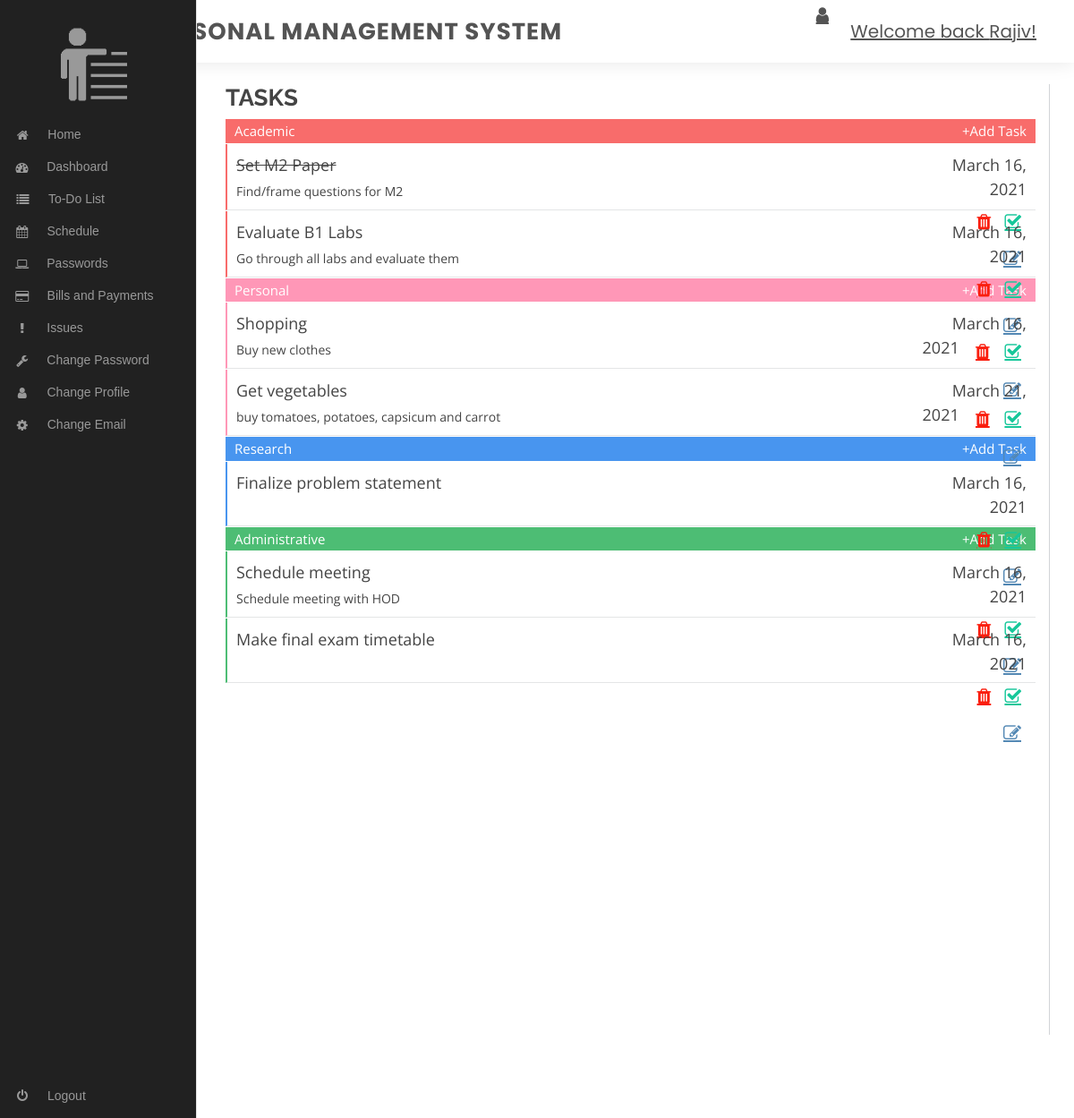
The page /todolist/ (signed in) on the database its author committed.
### todolist/models.py (models this page shows, shortened)
class ToDoList(models.Model):
	user = models.ForeignKey(User,on_delete=models.CASCADE)
	taskName = models.CharField(max_length=10000)
	taskDescription = models.CharField(max_length=10000,blank=True)
	date_added = models.DateTimeField(auto_now_add=True)
	taskTypes_list = (('Academic','Academic'),('Administrative', 'Administrative'),('Personal','Personal'),('Research','Research'))
	taskType = models.CharField(max_length=255,choices=taskTypes_list,default='Academic')
	mark_as_complete = models.BooleanField(default=False)

### todolist/views.py (the view, shortened to what this page needs)
# urls.py: path('todolist/',CreateToDoListView.as_view()),
class CreateToDoListView(TemplateView):
	def get(self, request):
		if request.user.is_authenticated:
			context={}
			current_todo = self.get_current_todolist(request)
			if current_todo is not None:
				context=self.sortCurrentTodo(current_todo)
			form = ToDoListForm()
			context['form']=form
			return  render(request,'todolistdisplay.html',context)
		else:
			return redirect(settings.LOGIN_REDIRECT_URL)
	def get_current_todolist(self,request):
		response=ToDoList.objects.filter(user=request.user.id)
		if response is None:
			return None
		else:
			return response
	def sortCurrentTodo(self,current_todo):
		sortedCurrentTodo={'Academic':list([]),'Administrative': list([]),'Personal':list([]),'Research':list([])}
		for task in current_todo:
			sortedCurrentTodo[task.taskType].append(task)
		return sortedCurrentTodo

### todolist/templates/todolistdisplay.html (shortened to what this page needs)
{% load static %}
<html lang="en">
	<head>
		<link href="{% static 'assets/vendor/animate.css/animate.min.css'%}" rel="stylesheet">
		<link href="{% static 'assets/vendor/bootstrap/css/bootstrap.min.css'%}" rel="stylesheet">
		<link href="{% static 'assets/vendor/bootstrap-icons/bootstrap-icons.css'%}" rel="stylesheet">
		<link href="{% static 'assets/vendor/boxicons/css/boxicons.min.css'%}" rel="stylesheet">
		<link href="{% static 'assets/vendor/glightbox/css/glightbox.min.css'%}" rel="stylesheet">
		<link href="{% static 'assets/vendor/swiper/swiper-bundle.min.css'%}" rel="stylesheet">
		<link rel="stylesheet" href="https://stackpath.bootstrapcdn.com/font-awesome/4.7.0/css/font-awesome.min.css">
		<link href="{% static 'assets/css/style.css''%}" rel="stylesheet">
	</head>
	<body>
		<header id="header" class="d-flex align-items-center">
			<div class="container d-flex justify-content-between align-items-center">
				<div class="logo">
					<h1>
						<a id="problematic_a" href="/">Personal Management System</a>
					</h1>
				</div>
				<div id="navbar_div" class="navbar_div">
					<a class="welcomeback" href="/"><i class="fa fa-user fa-2x" aria-hidden="true"></i>Welcome back {{request.user.username|title}}!</a>
				</div>
			</div>
		</header>
		<nav class="main-menu">
			<img class="mainmenu-icon" src="{% static 'mainmenulogo.png'%}"	 alt=""></img>
            <ul>
                <li>
                    <a href="/">
                        <i class="fa fa-home fa-2x"></i>
                        <span class="nav-text">
                            Home
                        </span>
                    </a>
                </li>
                <li>
                    <a href="{% url 'dashboard:dashboard_page' %}">
                        <i class="fa fa-tachometer fa-2x"></i>
                        <span class="nav-text">
                            Dashboard
                        </span>
                    </a>
                </li>
                <li class="has-subnav">
                    <a href="/todolist">
                        <i class="fa fa-list fa-2x"></i>
                        <span class="nav-text">
                            To-Do List
                        </span>
                    </a>
                </li>
                <li class="has-subnav">
                    <a href="#">
                       <i class="fa fa-calendar fa-2x"></i>
                        <span class="nav-text">
                            Schedule
                        </span>
                    </a>
                </li>
                <li class="has-subnav">
                    <a href="/passwords">
                       <i class="fa fa-laptop fa-2x"></i>
                        <span class="nav-text">
                            Passwords
                        </span>
                    </a>
                </li>
                <li>
                    <a href="#">
                        <i class="fa fa-credit-card fa-2x"></i>
                        <span class="nav-text">
                            Bills and Payments
                        </span>
                    </a>
                </li>
                <li>
                    <a href="#">
                        <i class="fa fa-exclamation fa-2x"></i>
                        <span class="nav-text">
                           Issues
                        </span>
                    </a>
                </li>
                <li>
                   <a href="{% url 'accounts:change_password' %}">
                       <i class="fa fa-wrench fa-2x"></i>
                        <span class="nav-text">
                            Change Password
                        </span>
                    </a>
                </li>
                <li>
                   <a href="{% url 'accounts:change_profile' %}">
                        <i class="fa fa-user fa-2x"></i>
                        <span class="nav-text">
                            Change Profile
                        </span>
                    </a>
                </li>
                <li>
                    <a href="{% url 'accounts:change_email' %}">
                       <i class="fa fa-cog fa-2x"></i>
                        <span class="nav-text">
                            Change Email
                        </span>
                    </a>
                </li>
            </ul>
            <ul class="logout">
                <li>
                   <a href="{% url 'accounts:log_out' %}">
                         <i class="fa fa-power-off fa-2x"></i>
                        <span class="nav-text">
                            Logout
                        </span>
                    </a>
                </li>
            </ul>
        </nav>
        <div class="maincontent">
        <div class="container bigcontainer page-todo bootstrap snippets bootdeys" id="bigcontainer_div">
		<div class="col-sm-14 tasks">
		    <div class="task-list">
		        <h1>TASKS</h1>
		        <div class="priority high"><span>Academic</span><span class="addtask"><button id="academic_add" onclick="showForm(this.id)">+Add Task</button></span></div>
		        {% for task in Academic %}
			        <div class="task high">
			            <div class="desc">
			                	{% if task.mark_as_complete %}
			                		<div class="title strikethrough">{{task.taskName}}</div>
			                	{%else%}
			                		<div class="title">{{task.taskName}}</div>
		                		{%endif%}
			                <div>{{task.taskDescription}}</div>
			            </div>
			            <div class="time">
			                <div class="date">{{task.date_added|date}}</div>
			                <div class="buttonclass">
				            	<a href="/todolist" onclick ="deleteItem(this.id)"class="deleteLinks" id="{{task.id}}d"><i class="fa fa-trash" aria-hidden="true"></i></a>
				            	<a href="/todolist" onclick = "markItemAsCompleted(this.id)" class="markasCompletedLinks"id="{{task.id}}m"><i class="fa fa-check-square-o" aria-hidden="true"></i></a>
				            	<a href="#" onclick="editForm(this.id)" class="editLinks"id="{{task.id}}e"><i class="fa fa-pencil-square-o" aria-hidden="true"></i></a>
			            	</div>
			            </div>
			        </div>
				{% endfor %}
		        <div class="priority medium"><span>Personal</span><span class="addtask"><button id="personal_add"onclick="showForm(this.id)">+Add Task</button></span></div>
		        	{% for task in Personal %}
				        <div class="task medium">
				            <div class="desc">
			                	{% if task.mark_as_complete %}
			                		<div class="title strikethrough">{{task.taskName}}</div>
			                	{%else%}
			                		<div class="title">{{task.taskName}}</div>
		                		{%endif%}
			                	<div>{{task.taskDescription}}</div>
			            	</div>
				            <div class="time">
				                <div class="date">{{task.date_added|date}}
				                	<div class="buttonclass">
				            		<a href="/todolist" onclick ="deleteItem(this.id)"class="deleteLinks" id="{{task.id}}d"><i class="fa fa-trash" aria-hidden="true"></i></a>
				            		<a href="/todolist" onclick = "markItemAsCompleted(this.id)" class="markasCompletedLinks"id="{{task.id}}m"><i class="fa fa-check-square-o" aria-hidden="true"></i></a>
					            	<a href="" class="editLinks"id="{{task.id}}e"><i class="fa fa-pencil-square-o" aria-hidden="true"></i></a>
			            		</div>
				                </div>
				            </div>
				        </div>
					{% endfor %}
		        <div class="priority low"><span>Research</span><span class="addtask"><button id="research_add" onclick="showForm(this.id)">+Add Task</button></span></div>
			        {% for task in Research %}
				        <div class="task low">
				            <div class="desc">
			                	{% if task.mark_as_complete %}
			                		<div class="title strikethrough">{{task.taskName}}</div>
			                	{%else%}
			                		<div class="title">{{task.taskName}}</div>
		                		{%endif%}
			            	</div>
				            <div class="time">
				                <div class="date">{{task.date_added|date}}</div>
				                <div class="buttonclass">
				            		<a href="/todolist" onclick ="deleteItem(this.id)"class="deleteLinks" id="{{task.id}}d"><i class="fa fa-trash" aria-hidden="true"></i></a>
				            		<a href="/todolist" onclick = "markItemAsCompleted(this.id)" class="markasCompletedLinks"id="{{task.id}}m"><i class="fa fa-check-square-o" aria-hidden="true"></i></a>
					            	<a href="" class="editLinks"id="{{task.id}}e"><i class="fa fa-pencil-square-o" aria-hidden="true"></i></a>
			            		</div>
				            </div>
				        </div>
					{% endfor %}
		        <div class="priority low verylow"><span>Administrative</span><span class="addtask"><button id="administrative_add" onclick="showForm(this.id)">+Add Task</button></span></div>
		        	{% for task in Administrative %}
				        <div class="task low verylow">
				            <div class="desc">
			                	{% if task.mark_as_complete %}
			                		<div class="title strikethrough">{{task.taskName}}</div>
			                	{%else%}
			                		<div class="title">{{task.taskName}}</div>
		                		{%endif%}
			                	<div>{{task.taskDescription}}</div>
			            	</div>
				            <div class="time">
				                <div class="date">{{task.date_added|date}}</div>
				                <div class="buttonclass">
				            		<a href="/todolist" onclick ="deleteItem(this.id)"class="deleteLinks" id="{{task.id}}d"><i class="fa fa-trash" aria-hidden="true"></i></a>
				            		<a href="/todolist" onclick = "markItemAsCompleted(this.id)" class="markasCompletedLinks"id="{{task.id}}m"><i class="fa fa-check-square-o" aria-hidden="true"></i></a>
					            	<a href="" class="editLinks"id="{{task.id}}e"><i class="fa fa-pencil-square-o" aria-hidden="true"></i></a>
			            		</div>
				            </div>
				        </div>
					{% endfor %}
		    </div>
		</div>
</div>
</div>
	</body>
</html>

### todolist/static/assets/css/style.css (style rules this page uses)
body { font-family: "Open Sans", sans-serif; color: #444444; }
h1, h2, h3, h4, h5, h6 { font-family: "Raleway", sans-serif; }
#header { height: 70px; transition: all 0.5s; z-index: 997; transition: all 0.5s; background: #fff; box-shadow: 0px 0px 20px 0px rgba(0, 0, 0, 0.1); }
#header .logo h1 { font-size: 26px; padding: 0 0 0 8px; margin: 11px 0; line-height: 1; font-weight: 700; letter-spacing: 1px; text-transform: uppercase; font-family: "Poppins", sans-serif; }
#header .logo h1 a, #header .logo h1 a:hover { color: #545454; text-decoration: none; }
.navbar_div { padding: 0; }
.navbar_div a { display: flex; align-items: center; justify-content: space-between; padding: 10px 0 10px 30px; font-family: "Poppins", sans-serif; font-size: 14px; color: #545454; white-space: nowrap; transition: 0.3s; }
.navbar_div a i { font-size: 12px; line-height: 0; margin-left: 5px; }

### rows shown on the page
ToDoList: taskName "Set M2 Paper", taskDescription "Find/frame questions for M2", date_added "March 16, 2021"
ToDoList: taskName "Evaluate B1 Labs", taskDescription "Go through all labs and evaluate them", date_added "March 16, 2021"
ToDoList: taskName "Shopping", taskDescription "Buy new clothes", date_added "March 16, 2021"
ToDoList: taskName "Get vegetables", taskDescription "buy tomatoes, potatoes, capsicum and carrot", date_added "March 21, 2021"
ToDoList: taskName "Finalize problem statement", date_added "March 16, 2021"
ToDoList: taskName "Schedule meeting", taskDescription "Schedule meeting with HOD", date_added "March 16, 2021"
ToDoList: taskName "Make final exam timetable", date_added "March 16, 2021"

### other values the page prints
{{ request.user.username|title }} "Rajiv"
